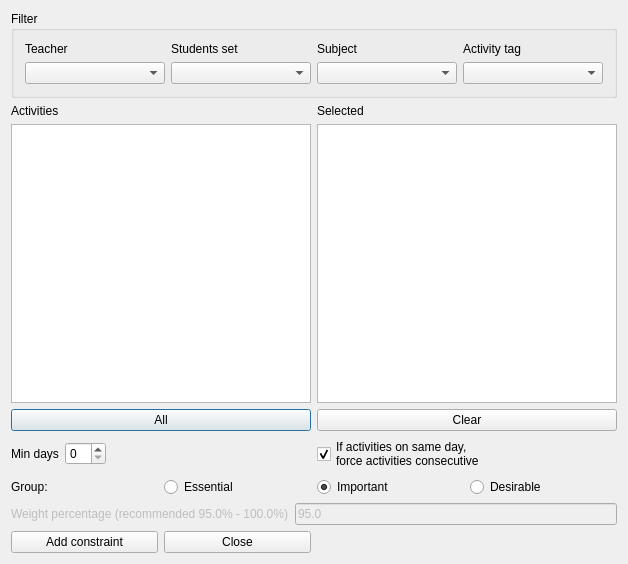
<?xml version="1.0" encoding="UTF-8"?>
<ui version="4.0">
 <class>AddConstraintMinDaysBetweenActivitiesForm_template</class>
 <widget class="QDialog" name="AddConstraintMinDaysBetweenActivitiesForm_template">
  <property name="geometry">
   <rect>
    <x>0</x>
    <y>0</y>
    <width>628</width>
    <height>564</height>
   </rect>
  </property>
  <property name="windowTitle">
   <string extracomment="This is the title of the dialog to add a new constraint of this type">Add min days between activities</string>
  </property>
  <layout class="QGridLayout" name="gridLayout_2">
   <item row="0" column="0" colspan="2">
    <widget class="QGroupBox" name="filterGroupBox">
     <property name="title">
      <string>Filter</string>
     </property>
     <layout class="QGridLayout" name="gridLayout">
      <item row="0" column="0">
       <widget class="QLabel" name="teachersTextLabel">
        <property name="text">
         <string>Teacher</string>
        </property>
        <property name="wordWrap">
         <bool>false</bool>
        </property>
       </widget>
      </item>
      <item row="0" column="1">
       <widget class="QLabel" name="studentsTextLabel">
        <property name="text">
         <string>Students set</string>
        </property>
        <property name="wordWrap">
         <bool>false</bool>
        </property>
       </widget>
      </item>
      <item row="0" column="2">
       <widget class="QLabel" name="subjectsTextLabel">
        <property name="text">
         <string>Subject</string>
        </property>
        <property name="wordWrap">
         <bool>false</bool>
        </property>
       </widget>
      </item>
      <item row="0" column="3">
       <widget class="QLabel" name="activityTagsTextLabel">
        <property name="text">
         <string>Activity tag</string>
        </property>
        <property name="wordWrap">
         <bool>false</bool>
        </property>
       </widget>
      </item>
      <item row="1" column="0">
       <widget class="QComboBox" name="teachersComboBox"/>
      </item>
      <item row="1" column="1">
       <widget class="QComboBox" name="studentsComboBox"/>
      </item>
      <item row="1" column="2">
       <widget class="QComboBox" name="subjectsComboBox"/>
      </item>
      <item row="1" column="3">
       <widget class="QComboBox" name="activityTagsComboBox"/>
      </item>
     </layout>
    </widget>
   </item>
   <item row="1" column="0" colspan="2">
    <layout class="QHBoxLayout" name="horizontalLayout_4">
     <item>
      <layout class="QVBoxLayout" name="verticalLayout_2">
       <item>
        <widget class="QLabel" name="activitiesTextLabel">
         <property name="frameShape">
          <enum>QFrame::NoFrame</enum>
         </property>
         <property name="frameShadow">
          <enum>QFrame::Plain</enum>
         </property>
         <property name="text">
          <string>Activities</string>
         </property>
         <property name="wordWrap">
          <bool>false</bool>
         </property>
        </widget>
       </item>
       <item>
        <widget class="QListWidget" name="activitiesListWidget"/>
       </item>
       <item>
        <widget class="QPushButton" name="addAllActivitiesPushButton">
         <property name="text">
          <string comment="Text on a button. It refers to adding all activities from the list above this button into the current constraint">All</string>
         </property>
        </widget>
       </item>
      </layout>
     </item>
     <item>
      <layout class="QVBoxLayout" name="verticalLayout">
       <item>
        <widget class="QLabel" name="selectedActivitiesTextLabel">
         <property name="frameShape">
          <enum>QFrame::NoFrame</enum>
         </property>
         <property name="frameShadow">
          <enum>QFrame::Plain</enum>
         </property>
         <property name="text">
          <string comment="It refers to a list of selected activities">Selected</string>
         </property>
         <property name="wordWrap">
          <bool>false</bool>
         </property>
        </widget>
       </item>
       <item>
        <widget class="QListWidget" name="selectedActivitiesListWidget"/>
       </item>
       <item>
        <widget class="QPushButton" name="clearPushButton">
         <property name="text">
          <string>Clear</string>
         </property>
        </widget>
       </item>
      </layout>
     </item>
    </layout>
   </item>
   <item row="2" column="0">
    <layout class="QHBoxLayout" name="horizontalLayout">
     <item>
      <widget class="QLabel" name="minDaysTextLabel">
       <property name="frameShape">
        <enum>QFrame::NoFrame</enum>
       </property>
       <property name="frameShadow">
        <enum>QFrame::Plain</enum>
       </property>
       <property name="text">
        <string comment="Keep translation short. It refers to the minimum number of days between activities.">Min days</string>
       </property>
       <property name="wordWrap">
        <bool>false</bool>
       </property>
      </widget>
     </item>
     <item>
      <widget class="QSpinBox" name="minDaysSpinBox"/>
     </item>
     <item>
      <spacer name="horizontalSpacer">
       <property name="orientation">
        <enum>Qt::Horizontal</enum>
       </property>
       <property name="sizeHint" stdset="0">
        <size>
         <width>40</width>
         <height>20</height>
        </size>
       </property>
      </spacer>
     </item>
    </layout>
   </item>
   <item row="2" column="1">
    <layout class="QHBoxLayout" name="horizontalLayout_3">
     <item>
      <widget class="QCheckBox" name="consecutiveIfSameDayCheckBox">
       <property name="text">
        <string comment="Keep translation short. Check how the dialog looks (dialog of add constraint min days between activities)">If activities on same day,
force activities consecutive</string>
       </property>
       <property name="checked">
        <bool>true</bool>
       </property>
      </widget>
     </item>
     <item>
      <spacer name="horizontalSpacer_2">
       <property name="orientation">
        <enum>Qt::Horizontal</enum>
       </property>
       <property name="sizeHint" stdset="0">
        <size>
         <width>40</width>
         <height>20</height>
        </size>
       </property>
      </spacer>
     </item>
    </layout>
   </item>
   <item row="3" column="0" colspan="2">
    <layout class="QHBoxLayout" name="horizontalLayout_5">
     <item>
      <widget class="QLabel" name="groupTextLabel">
       <property name="text">
        <string>Group:</string>
       </property>
      </widget>
     </item>
     <item>
      <widget class="QRadioButton" name="essentialRadioButton">
       <property name="text">
        <string>Essential</string>
       </property>
      </widget>
     </item>
     <item>
      <widget class="QRadioButton" name="importantRadioButton">
       <property name="text">
        <string>Important</string>
       </property>
       <property name="checked">
        <bool>true</bool>
       </property>
      </widget>
     </item>
     <item>
      <widget class="QRadioButton" name="desirableRadioButton">
       <property name="text">
        <string>Desirable</string>
       </property>
      </widget>
     </item>
    </layout>
   </item>
   <item row="4" column="0" colspan="2">
    <layout class="QHBoxLayout" name="horizontalLayout_2">
     <item>
      <widget class="QLabel" name="weightTextLabel">
       <property name="enabled">
        <bool>false</bool>
       </property>
       <property name="frameShape">
        <enum>QFrame::NoFrame</enum>
       </property>
       <property name="frameShadow">
        <enum>QFrame::Plain</enum>
       </property>
       <property name="text">
        <string>Weight percentage (recommended 95.0% - 100.0%)</string>
       </property>
       <property name="wordWrap">
        <bool>false</bool>
       </property>
      </widget>
     </item>
     <item>
      <widget class="QLineEdit" name="weightLineEdit">
       <property name="enabled">
        <bool>false</bool>
       </property>
       <property name="text">
        <string notr="true">95.0</string>
       </property>
      </widget>
     </item>
    </layout>
   </item>
   <item row="5" column="0">
    <layout class="QHBoxLayout">
     <item>
      <widget class="QPushButton" name="addConstraintPushButton">
       <property name="text">
        <string>Add constraint</string>
       </property>
      </widget>
     </item>
     <item>
      <widget class="QPushButton" name="closePushButton">
       <property name="text">
        <string>Close</string>
       </property>
      </widget>
     </item>
    </layout>
   </item>
  </layout>
 </widget>
 <layoutdefault spacing="6" margin="11"/>
 <resources/>
 <connections/>
</ui>
